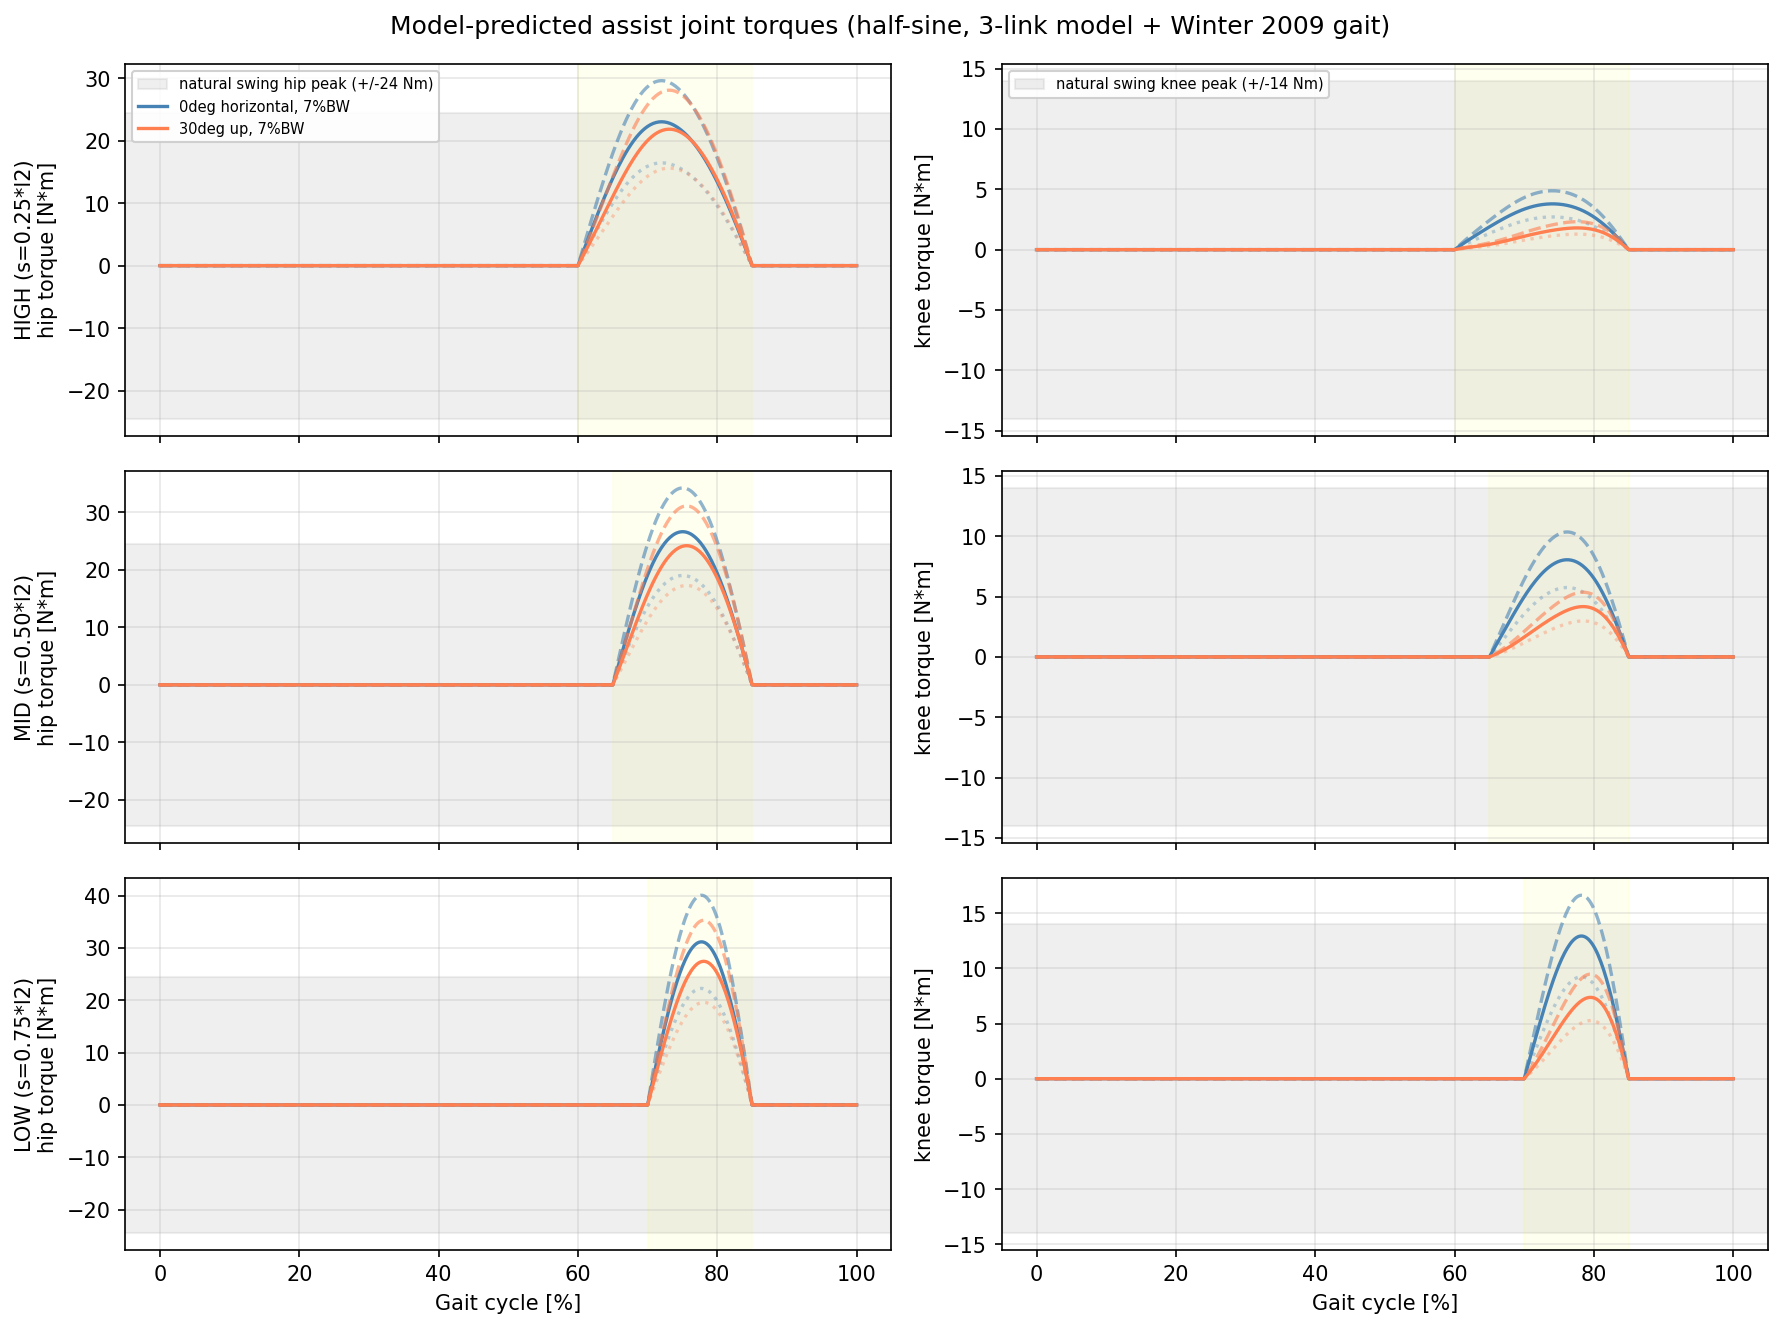

Here is the Python script that generated this plot:
"""
Model-based prediction of shank-level cable-driven assist torques.

3-link planar biomechanical model with Winter 2009 normative gait trajectory.
For each (attachment_position, force_direction, force_magnitude) combination,
compute the hip and knee torque contribution from a half-sine phase-triggered
cable force profile, and compare against natural gait peak joint moments.

Conventions follow docs/paper/biomechanical_model.md:
  - Origin at hip joint. x = forward (walking direction), y = upward.
  - Absolute angle theta_i measured from downward vertical, CCW positive.
  - phi_hip = theta1,  phi_knee = theta1 - theta2,  phi_ankle = theta2 - theta3 + pi/2
  - Cable direction fixed in LAB frame at neutral standing pose (first-order
    approximation; exact time-varying direction would require pulley position).

Usage:
    python model_prediction.py

Outputs (written to same directory):
    model_prediction.png, .pdf    : 3x2 torque figure
    model_prediction_moment_arm.png : effective moment-arm figure
    model_prediction_summary.txt  : printed numerical summary
"""

import numpy as np
import matplotlib.pyplot as plt
from scipy.interpolate import CubicSpline
import os

# ==============================================================
# 1. Subject + segment parameters (70 kg, 1.75 m, Winter 2009)
# ==============================================================
BW_kg = 70.0
BW_N = BW_kg * 9.81                 # ~ 686.7 N
m1, m2, m3 = 7.000, 3.255, 1.015    # thigh, shank, foot mass (kg)
l1, l2, l3 = 0.4288, 0.4305, 0.2660 # segment lengths (m)

# Natural swing-phase peak joint moments (Winter 2009, ~N*m/kg scaled)
# Hip flexion peak during swing initiation: ~0.35 N*m/kg
# Knee flexion peak in early swing: ~0.20 N*m/kg
# Knee extension peak in terminal swing (eccentric): ~0.15 N*m/kg
NAT_HIP_FLEX_PEAK  = 0.35 * BW_kg   # ~24.5 N*m
NAT_KNEE_FLEX_PEAK = 0.20 * BW_kg   # ~14 N*m
NAT_KNEE_EXT_PEAK  = 0.15 * BW_kg   # ~10.5 N*m
NAT_HIP_REF  = NAT_HIP_FLEX_PEAK
NAT_KNEE_REF = NAT_KNEE_FLEX_PEAK   # use the larger of the two for comparison band

# ==============================================================
# 2. Winter 2009 normative gait kinematics (clinical angles, deg)
#    Digitized from standard tables; flexion + / extension -
# ==============================================================
gait_pct_key = np.array([0, 10, 20, 30, 40, 50, 60, 70, 75, 80, 90, 100])
hip_key   = np.array([25, 15,  5, -5, -10, -15, -10,  15, 25, 28, 28, 25])
knee_key  = np.array([ 5, 18, 10,  5,   5,  10,  40,  62, 65, 55, 15,  5])
ankle_key = np.array([-5,  0,  5,  8,  10,   0, -15,  -8, -5, -2, -5, -5])

cs_hip   = CubicSpline(gait_pct_key, np.deg2rad(hip_key),   bc_type='periodic')
cs_knee  = CubicSpline(gait_pct_key, np.deg2rad(knee_key),  bc_type='periodic')
cs_ankle = CubicSpline(gait_pct_key, np.deg2rad(ankle_key), bc_type='periodic')

gc = np.linspace(0, 100, 501)
phi_hip   = cs_hip(gc)
phi_knee  = cs_knee(gc)
phi_ankle = cs_ankle(gc)

theta1 = phi_hip
theta2 = theta1 - phi_knee
theta3 = theta2 - phi_ankle + np.pi/2

# ==============================================================
# 3. Assist configurations
# ==============================================================
positions = {'HIGH': 0.25, 'MID': 0.50, 'LOW': 0.75}
directions_deg = {'0deg_horizontal': 0, '30deg_up': 30}
magnitudes_pct = [5, 7, 9]   # % raw body weight

# onset / release windows per position (% gait cycle)
# Release fixed at 85%GC across all positions (hip-moment deceleration onset);
# only onset shifts to match each attachment's knee-flexion vs knee-extension role.
profile_windows = {'HIGH': (60, 85), 'MID': (65, 85), 'LOW': (70, 85)}

# ==============================================================
# 4. Kinematic + torque functions
# ==============================================================
def attachment_world(s, th1, th2):
    x = l1*np.sin(th1) + s*np.sin(th2)
    y = -l1*np.cos(th1) - s*np.cos(th2)
    return x, y

def knee_world(th1):
    return l1*np.sin(th1), -l1*np.cos(th1)

def cable_torques_at_peak(s, dir_deg, F_peak):
    """Torques at each gait-cycle sample assuming full F_peak cable tension.
    Direction is constant in lab frame (neutral-pose approximation)."""
    d_rad = np.deg2rad(dir_deg)
    Fx = F_peak * np.cos(d_rad)
    Fy = F_peak * np.sin(d_rad)
    ax, ay = attachment_world(s, theta1, theta2)
    kx, ky = knee_world(theta1)
    # Hip torque (origin at hip)
    tau_hip = ax*Fy - ay*Fx
    # Knee torque
    tau_knee = (ax - kx)*Fy - (ay - ky)*Fx
    return tau_hip, tau_knee

def half_sine_envelope(onset_pct, release_pct):
    env = np.zeros_like(gc)
    mask = (gc >= onset_pct) & (gc <= release_pct)
    t_norm = (gc[mask] - onset_pct) / (release_pct - onset_pct)
    env[mask] = np.sin(np.pi * t_norm)
    return env

# ==============================================================
# 5. Compute all combinations
# ==============================================================
results = {}
for pos_name, s_ratio in positions.items():
    s = s_ratio * l2
    onset, release = profile_windows[pos_name]
    env = half_sine_envelope(onset, release)
    for dir_name, dir_deg in directions_deg.items():
        for mag_pct in magnitudes_pct:
            F_peak = BW_N * mag_pct / 100.0
            tau_hip_peakcable, tau_knee_peakcable = cable_torques_at_peak(s, dir_deg, F_peak)
            tau_hip_profile  = tau_hip_peakcable  * env
            tau_knee_profile = tau_knee_peakcable * env
            key = (pos_name, dir_name, mag_pct)
            # metric: peak absolute torque magnitude during profile window
            pk_hip  = np.max(np.abs(tau_hip_profile))
            pk_knee = np.max(np.abs(tau_knee_profile))
            impulse_hip  = np.trapz(tau_hip_profile,  gc/100.0)  # area in N*m per cycle-fraction
            impulse_knee = np.trapz(tau_knee_profile, gc/100.0)
            results[key] = dict(
                tau_hip=tau_hip_profile, tau_knee=tau_knee_profile,
                F_peak=F_peak, peak_hip=pk_hip, peak_knee=pk_knee,
                impulse_hip=impulse_hip, impulse_knee=impulse_knee,
            )

# ==============================================================
# 6. Main figure: 3 (positions) x 2 (hip/knee torque) panels
# ==============================================================
fig, axes = plt.subplots(3, 2, figsize=(12, 9), sharex=True)
fig.suptitle('Model-predicted assist joint torques (half-sine, 3-link model + Winter 2009 gait)',
             fontsize=12)

pos_order = ['HIGH', 'MID', 'LOW']
dir_colors = {'0deg_horizontal': 'steelblue', '30deg_up': 'coral'}
mag_alpha  = {5: 0.35, 7: 1.0, 9: 0.6}
mag_style  = {5: ':',  7: '-', 9: '--'}

for row, pos_name in enumerate(pos_order):
    ax_hip  = axes[row, 0]
    ax_knee = axes[row, 1]

    # Natural peak reference bands
    ax_hip.axhspan(-NAT_HIP_REF, NAT_HIP_REF, color='gray', alpha=0.12,
                   label=f'natural swing hip peak (+/-{NAT_HIP_REF:.0f} Nm)')
    ax_knee.axhspan(-NAT_KNEE_REF, NAT_KNEE_REF, color='gray', alpha=0.12,
                    label=f'natural swing knee peak (+/-{NAT_KNEE_REF:.0f} Nm)')

    # Shade profile window
    on, off = profile_windows[pos_name]
    ax_hip.axvspan(on, off, color='yellow', alpha=0.06)
    ax_knee.axvspan(on, off, color='yellow', alpha=0.06)

    for dir_name in ['0deg_horizontal', '30deg_up']:
        for mag in magnitudes_pct:
            r = results[(pos_name, dir_name, mag)]
            lbl = f'{dir_name.replace("_"," ")}, {mag}%BW' if row == 0 and mag == 7 else None
            ax_hip.plot(gc, r['tau_hip'], color=dir_colors[dir_name],
                         linestyle=mag_style[mag], alpha=mag_alpha[mag], lw=1.6, label=lbl)
            ax_knee.plot(gc, r['tau_knee'], color=dir_colors[dir_name],
                          linestyle=mag_style[mag], alpha=mag_alpha[mag], lw=1.6)

    ax_hip.set_ylabel(f'{pos_name} (s={positions[pos_name]:.2f}*l2)\nhip torque [N*m]')
    ax_knee.set_ylabel('knee torque [N*m]')
    ax_hip.grid(alpha=0.3); ax_knee.grid(alpha=0.3)
    if row == 0:
        ax_hip.legend(fontsize=7, loc='upper left', framealpha=0.9)
        ax_knee.legend(fontsize=7, loc='upper left', framealpha=0.9)

axes[-1, 0].set_xlabel('Gait cycle [%]')
axes[-1, 1].set_xlabel('Gait cycle [%]')
plt.tight_layout()
HERE = os.path.dirname(os.path.abspath(__file__))
plt.savefig(os.path.join(HERE, 'model_prediction.png'), dpi=150, bbox_inches='tight')
plt.savefig(os.path.join(HERE, 'model_prediction.pdf'), bbox_inches='tight')
plt.close(fig)

# ==============================================================
# 7. Effective moment-arm figure (hip vs knee) across gait cycle
# ==============================================================
fig2, axes2 = plt.subplots(1, 2, figsize=(12, 4.5), sharex=True)
for pos_name, s_ratio in positions.items():
    s = s_ratio * l2
    for dir_name, dir_deg in directions_deg.items():
        # unit torque (F_peak = 1 N) to get moment arm in m
        th, tk = cable_torques_at_peak(s, dir_deg, 1.0)
        lbl = f'{pos_name}, {dir_name.replace("_"," ")}'
        ls = '-' if dir_name == '0deg_horizontal' else '--'
        c  = {'HIGH':'tab:blue','MID':'tab:green','LOW':'tab:red'}[pos_name]
        axes2[0].plot(gc, th, ls, color=c, label=lbl, lw=1.4)
        axes2[1].plot(gc, tk, ls, color=c, label=lbl, lw=1.4)
axes2[0].set_title('Effective hip moment arm d_hip [m]  (torque per N cable tension)')
axes2[1].set_title('Effective knee moment arm d_knee [m]')
for a in axes2:
    a.set_xlabel('Gait cycle [%]')
    a.grid(alpha=0.3)
    a.legend(fontsize=7, loc='best')
plt.tight_layout()
plt.savefig(os.path.join(HERE, 'model_prediction_moment_arm.png'), dpi=150, bbox_inches='tight')
plt.close(fig2)

# ==============================================================
# 8. Numerical summary
# ==============================================================
lines = []
lines.append("="*78)
lines.append(f" 3-link model prediction -- 70 kg subject, Winter 2009 gait")
lines.append(f" Natural swing peak hip flexion  moment: ~{NAT_HIP_FLEX_PEAK:.1f} Nm")
lines.append(f" Natural swing peak knee flexion moment: ~{NAT_KNEE_FLEX_PEAK:.1f} Nm")
lines.append(f" Natural swing peak knee extension moment: ~{NAT_KNEE_EXT_PEAK:.1f} Nm")
lines.append("="*78)
lines.append(f"{'Pos':<5} {'Direction':<17} {'F_peak(N)':>9}  "
             f"{'peak_|tau_hip|':>14} ({'%natHip':>7})  "
             f"{'peak_|tau_knee|':>15} ({'%natKneeF':>9})")
lines.append("-"*78)
for pos_name in pos_order:
    for dir_name in ['0deg_horizontal', '30deg_up']:
        for mag in magnitudes_pct:
            r = results[(pos_name, dir_name, mag)]
            lines.append(
                f"{pos_name:<5} {dir_name:<17} {r['F_peak']:>9.1f}  "
                f"{r['peak_hip']:>14.2f} ({100*r['peak_hip']/NAT_HIP_REF:>6.1f}%)  "
                f"{r['peak_knee']:>15.2f} ({100*r['peak_knee']/NAT_KNEE_REF:>8.1f}%)"
            )
    lines.append("-"*78)

lines.append("")
lines.append("Interpretation:")
lines.append(" - HIGH attachment dominated by HIP moment (short knee lever).")
lines.append(" - LOW attachment dominated by KNEE moment (long knee lever).")
lines.append(" - 0deg (forward) produces larger knee extension torque than 30deg (up) for")
lines.append("   the same cable tension; 30deg adds a lifting component at the hip.")
lines.append(" - 'Partial assist' guideline (20-60% of natural peak) is the characterization")
lines.append("   sweet spot; values >80% approach replacement rather than modulation.")

summary_txt = "\n".join(lines)
with open(os.path.join(HERE, 'model_prediction_summary.txt'), 'w') as f:
    f.write(summary_txt)
print(summary_txt)
